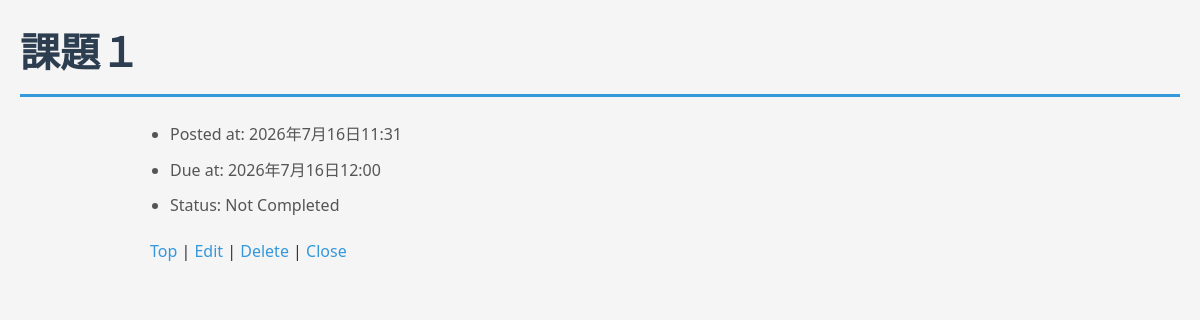
Before: /5/ with the older database file.
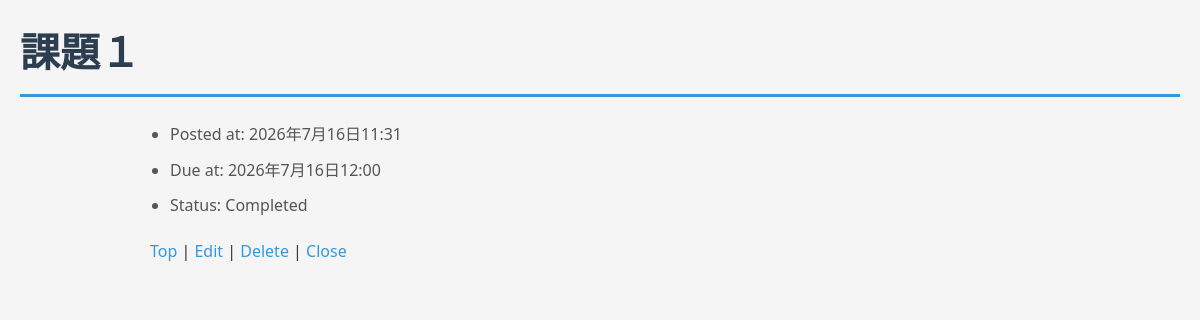
After: the same page with the newer database file.
### todo/views.py (the view)
# urls.py: path('<int:task_id>/', todo_views.detail, name='detail'),
def detail(request, task_id):
    try:
        task = Task.objects.get(pk=task_id)
    except Task.DoesNotExist:
        raise Http404("Task does not exist")
    context = {
        'task': task,
    }
    return render(request, 'todo/detail.html', context)

### todo/templates/todo/detail.html (shortened to what this page needs)
{% load static %}
<!DOCTYPE html>
<html lang="ja">
  <head>
    <link rel="stylesheet" href="{% static 'todo/style.css' %}">
  </head>
  <body>
    <h1>{{ task.title }}</h1>
    <ul>
      <li>Posted at: {{ task.posted_at }}</li>
      {% if task.due_at %}
      <li>Due at: {{ task.due_at }}</li>
      {% endif %}
      {% if task.completed %}
      <li>Status: Completed</li>
      {% else %}
      <li>Status: Not Completed</li>
      {% endif %}
    </ul>
    <div>
      <a href="{% url 'index' %}">Top</a>
      | <a href="{% url 'update' task.id %}">Edit</a>
      | <a href="{% url 'delete' task.id %}">Delete</a>
      | <a href="{% url 'close' task.id %}">Close</a>
    </div>
  </body>
</html>

Changed rows visible on the page:
changed Task "課題１": completed False → True (drawn)
Other visible differences:
text no longer shown: "Status: Not Completed"
text now shown: "Status: Completed"
